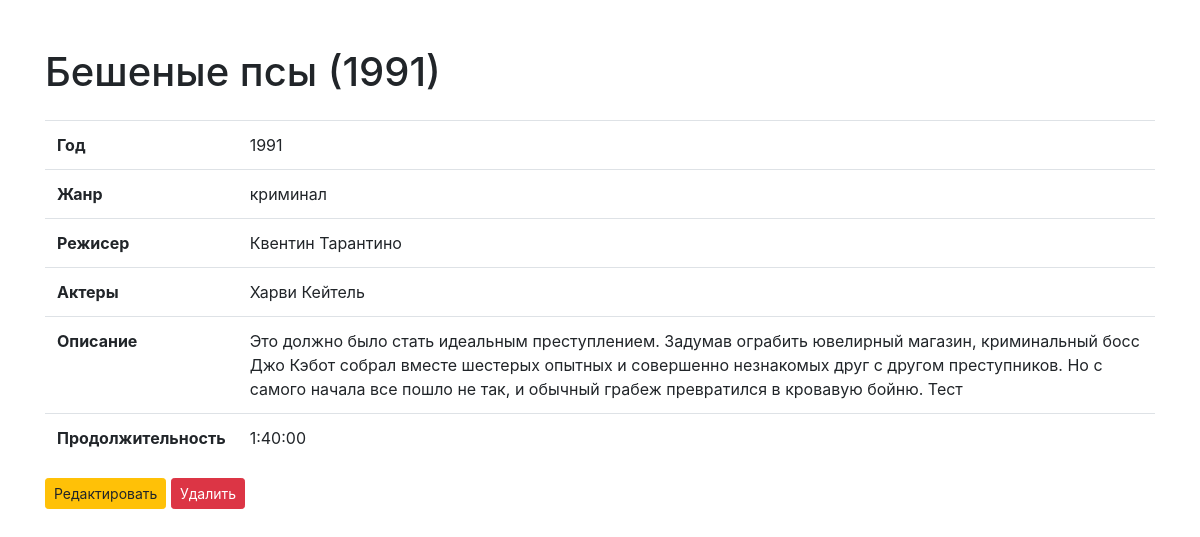
/movies/1/, run on the app's committed database.
### movies/models.py (models this page shows, shortened)
class Movie(models.Model):
    title = models.CharField(max_length=100)
    year = models.IntegerField()
    genre = models.ForeignKey(Genre, on_delete=models.CASCADE)
    director = models.ForeignKey(Director, on_delete=models.CASCADE)
    actors = models.ManyToManyField(Actor)
    description = models.TextField()
    duration = models.DurationField()

class Genre(models.Model):
    name = models.CharField(max_length=50)
    description = models.TextField(blank=True)
    def __str__(self):
        return self.name

class Director(models.Model):
    first_name = models.CharField(max_length=50)
    last_name = models.CharField(max_length=50)
    date_of_birth = models.DateField()
    place_of_birth = models.CharField(max_length=100)
    def __str__(self):
        return f"{self.first_name} {self.last_name}"

class Actor(models.Model):
    first_name = models.CharField(max_length=50)
    last_name = models.CharField(max_length=50)
    date_of_birth = models.DateField()
    place_of_birth = models.CharField(max_length=100)
    def __str__(self):
        return f"{self.first_name} {self.last_name}"

### movies/views.py (the view)
# urls.py: path('<int:pk>/', MovieDetailView.as_view(), name='movie_detail'),
class MovieDetailView(DetailView):
    model = Movie
    template_name = 'movies/movie_detail.html'
    context_object_name = 'movie'

### movies/templates/movies/movie_detail.html
{% extends 'movies/base.html' %}
{% block content %}
  <div class="container">
    <div class="row">
      <div class="col-md-12">
        <h1 class="mt-5 mb-4">{{ movie.title }}</h1>
        <table class="table">
          <tr>
            <th>Год</th>
            <td>{{ movie.year }}</td>
          </tr>
          <tr>
            <th>Жанр</th>
            <td>{{ movie.genre }}</td>
          </tr>
          <tr>
            <th>Режисер</th>
            <td>{{ movie.director }}</td>
          </tr>
          <tr>
            <th>Актеры</th>
            <td>
              {% for actor in movie.actors.all %}
                {{ actor }}{% if not forloop.last %}, {% endif %}
              {% endfor %}
            </td>
          </tr>
          <tr>
            <th>Описание</th>
            <td>{{ movie.description }}</td>
          </tr>
          <tr>
            <th>Продолжительность</th>
            <td>{{ movie.duration }}</td>
          </tr>
        </table>
        <a href="{% url 'movie_update' movie.pk %}" class="btn btn-sm btn-warning">Редактировать</a>
        <a href="{% url 'movie_delete' movie.pk %}" class="btn btn-sm btn-danger">Удалить</a>
      </div>
    </div>
  </div>
{% endblock content %}

### movies/templates/movies/base.html (shortened to what this page needs)
<!DOCTYPE html>
<html>
  <head>
    <link rel="stylesheet" href="https://stackpath.bootstrapcdn.com/bootstrap/4.3.1/css/bootstrap.min.css">
  </head>
  <body>
    {% block content %}
    {% endblock %}
  </body>
</html>

### data on the page
Movie: title "Бешеные псы (1991)", year "1991", genre "криминал", director "Квентин Тарантино", description "Это должно было стать идеальным преступлением. Задумав ограбить ювелирный магазин, криминальный босс Джо Кэбот собрал вместе шестерых опытных и совершенно незнакомых друг с другом преступников. Но с самого начала все пошло не так, и обычный грабеж превратился в кровавую бойню. Тест", duration "1:40:00"
Actor: first_name+last_name "Харви Кейтель"
